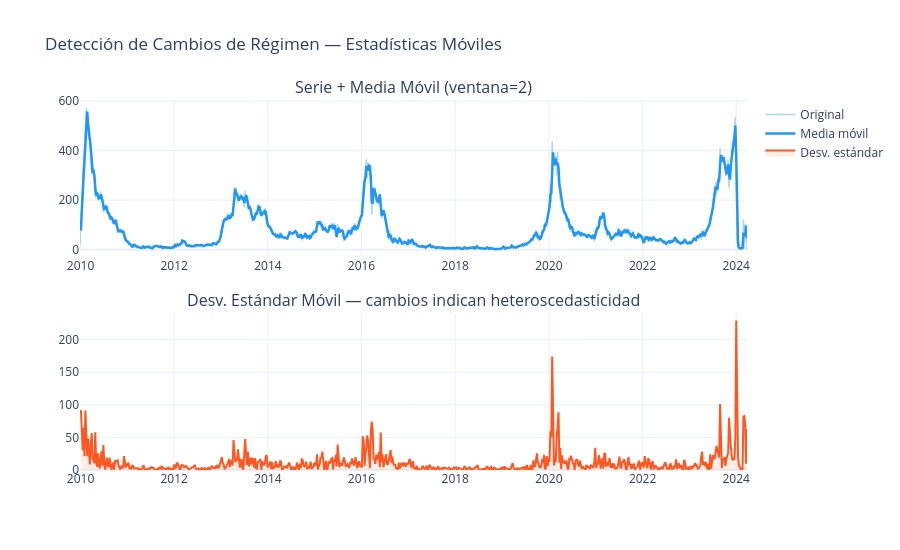

The code cell stored with this chart in its notebook:
### Markdown cell above
### 5.2 Cambios de Régimen y Anomalías Estructurales

Un cambio de régimen ocurre cuando las propiedades estadísticas de la serie cambian de forma importante: por ejemplo, la media, la varianza o la intensidad de los brotes.

### Code cell
graficar_cambios_regimen(df, ventana=2)

### Figure 1 — Plotly figure (JSON) as saved in the notebook; plotly's stock layout.template omitted (floating-point values rounded to 4 significant figures; data arrays with more than 128 entries replaced by an {"elided": "..."} marker saying what was removed)
{"data": [{"line": {"color": "lightblue", "width": 1.5}, "mode": "lines", "name": "Original", "type": "scatter", "x": {"elided": "744 str values"}, "xaxis": "x", "y": {"elided": "744 float values"}, "yaxis": "y"}, {"line": {"color": "#2196F3", "width": 2.5}, "mode": "lines", "name": "Media móvil", "type": "scatter", "x": {"elided": "744 str values"}, "xaxis": "x", "y": {"elided": "744 float values"}, "yaxis": "y"}, {"fill": "tozeroy", "fillcolor": "rgba(255,87,34,0.1)", "line": {"color": "#FF5722", "width": 2}, "mode": "lines", "name": "Desv. estándar", "type": "scatter", "x": {"elided": "744 str values"}, "xaxis": "x2", "y": {"elided": "744 float values"}, "yaxis": "y2"}], "layout": {"annotations": [{"font": {"size": 16}, "showarrow": false, "text": "Serie + Media Móvil (ventana=2)", "x": 0.5, "xanchor": "center", "xref": "paper", "y": 1, "yanchor": "bottom", "yref": "paper"}, {"font": {"size": 16}, "showarrow": false, "text": "Desv. Estándar Móvil — cambios indican heteroscedasticidad", "x": 0.5, "xanchor": "center", "xref": "paper", "y": 0.425, "yanchor": "bottom", "yref": "paper"}], "height": 550, "title": {"text": "Detección de Cambios de Régimen — Estadísticas Móviles"}, "xaxis": {"anchor": "y", "domain": [0, 1]}, "xaxis2": {"anchor": "y2", "domain": [0, 1]}, "yaxis": {"anchor": "x", "domain": [0.575, 1]}, "yaxis2": {"anchor": "x2", "domain": [0, 0.425]}}}
